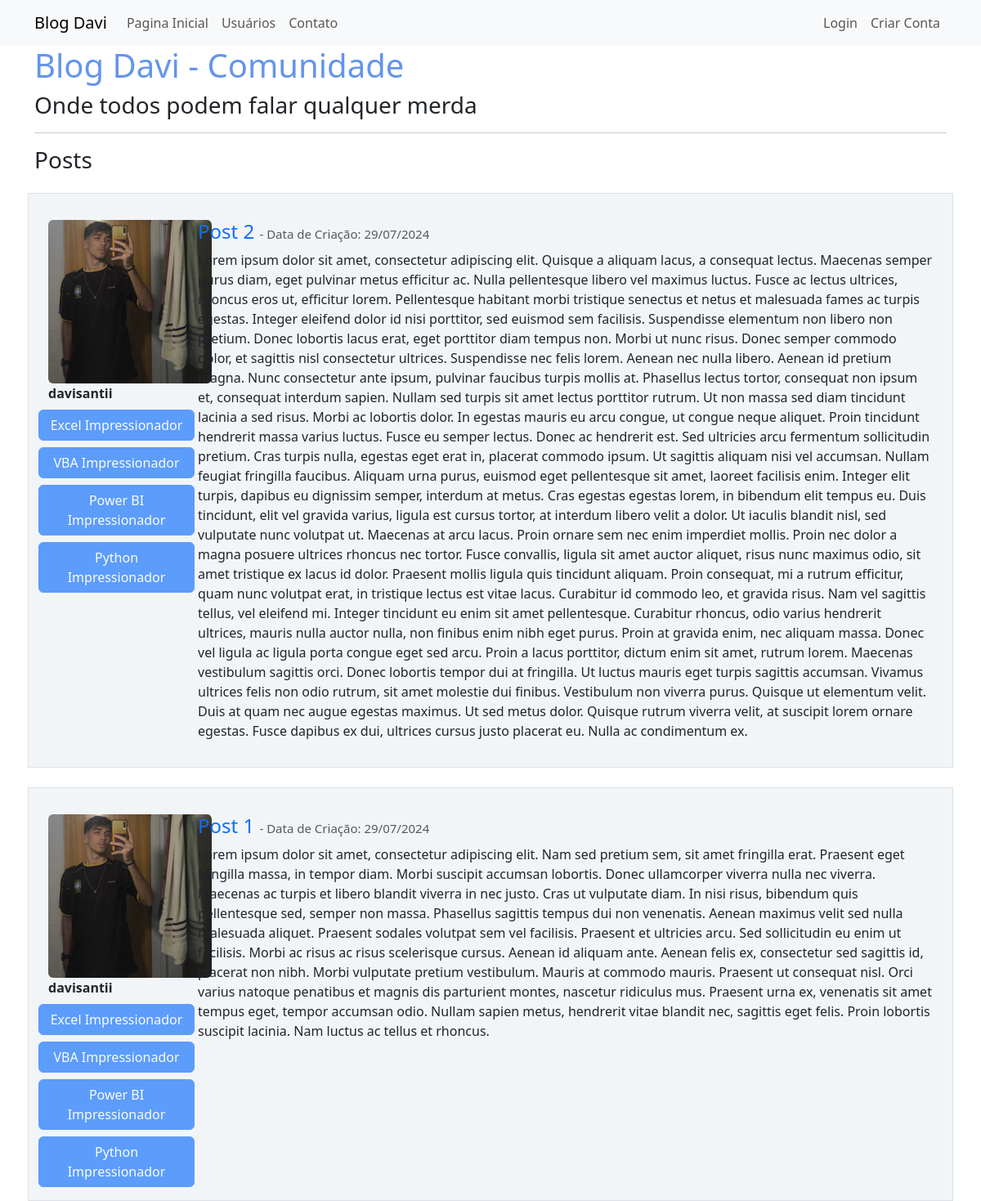
The page / on the database its author committed.
### blogdavi/models.py (models this page shows, shortened)
class Post(database.Model):
    id = database.Column(database.Integer, primary_key=True)
    titulo = database.Column(database.String, nullable=False)
    corpo = database.Column(database.Text, nullable=False)
    data_criacao = database.Column(database.DateTime, nullable=False, default=datetime.utcnow)
    id_usuario = database.Column(database.Integer, database.ForeignKey('usuario.id'), nullable=False)

class Usuario(database.Model, UserMixin):
    id = database.Column(database.Integer, primary_key=True)
    username = database.Column(database.String, unique=True, nullable=False)
    email = database.Column(database.String, unique=True, nullable=False)
    senha = database.Column(database.String, nullable=False)
    foto_perfil = database.Column(database.String, default='default.jpg')
    posts = database.relationship('Post', backref="autor", lazy=True) #backref = nome da coluna na outra classe
    cursos = database.Column(database.String, nullable=False, default='Não Informado')

### blogdavi/routes.py (the view)
@app.route("/")
def homepage():
    posts = Post.query.order_by(Post.id.desc())
    return render_template("homepage.html", posts=posts)

### blogdavi/templates/homepage.html
{% extends 'base.html' %}
{% block body %}
<div class="container">
  <h1 style="color: cornflowerblue">Blog Davi - Comunidade</h1>
  <h3>Onde todos podem falar qualquer merda</h3>
  <hr>
  <h3>Posts</h3>
  {% for post in posts %}
  <div class="row border mt-4 p-3 meupost g-3">
    <div class="col-12 col-md-2">
      <div class="image">
        <img src="{{ url_for('static', filename='fotos_perfil/{}'.format(post.autor.foto_perfil)) }}" class="rounded me-2" width="200">
      </div>
      <strong> {{ post.autor.username }}</strong>
      <div class="row justify-content-center">
      {% for curso in post.autor.cursos.split(';') %}
        <button type="button" class="btn btn-primary mt-2" disabled>{{ curso }}</button>
      {% endfor %}
      </div>
    </div>
    <div class="col-12 col-md-10">
        <h4>
          <a href=" {{ url_for('exibir_post', post_id=post.id) }}" style="text-decoration: none">
          {{ post.titulo }}
          </a>
          <small class="text-muted" style="font-size: 15px">
             - Data de Criação: {{ post.data_criacao.strftime('%d/%m/%Y') }}
          </small>
        </h4>
      <p> {{ post.corpo }} </p>
    </div>
  </div>
  {% endfor %}
</div>
{% endblock %}

### blogdavi/static/main.css (style rules this page uses)
.meupost { background: #f2f5f8 !important; }

### rows shown on the page
Post: foto_perfil (picture), autor.username "davisantii", curso "Excel Impressionador" "VBA Impressionador" "Power BI Impressionador" "Python Impressionador", titulo "Post 2", data_criacao "29/07/2024", corpo "Lorem ipsum dolor sit amet, consectetur adipiscing elit. Quisque a aliquam lacus, a consequat lectus. Maecenas semper purus diam, eget pulvinar metus efficitur ac. Nulla pellentesque libero vel maximus luctus. Fusce ac lectus ultrices, rhoncus eros ut, efficitur lorem. Pellentesque habitant morbi tristique senectus et netus et malesuada fames ac turpis egestas. Integer eleifend dolor id nisi porttitor, sed euismod sem facilisis. Suspendisse elementum non libero non pretium. Donec lobortis lacus erat, eget porttitor diam tempus non. Morbi ut nunc risus. Donec semper commodo dolor, et sagittis nisl consectetur ultrices. Suspendisse nec felis lorem. Aenean nec nulla libero. Aenean id pretium…"
Post: foto_perfil (picture), autor.username "davisantii", curso "Excel Impressionador" "VBA Impressionador" "Power BI Impressionador" "Python Impressionador", titulo "Post 1", data_criacao "29/07/2024", corpo "Lorem ipsum dolor sit amet, consectetur adipiscing elit. Nam sed pretium sem, sit amet fringilla erat. Praesent eget fringilla massa, in tempor diam. Morbi suscipit accumsan lobortis. Donec ullamcorper viverra nulla nec viverra. Maecenas ac turpis et libero blandit viverra in nec justo. Cras ut vulputate diam. In nisi risus, bibendum quis pellentesque sed, semper non massa. Phasellus sagittis tempus dui non venenatis. Aenean maximus velit sed nulla malesuada aliquet. Praesent sodales volutpat sem vel facilisis. Praesent et ultricies arcu. Sed sollicitudin eu enim ut facilisis. Morbi ac risus ac risus scelerisque cursus. Aenean id aliquam ante. Aenean felis ex, consectetur sed sagittis id,…"
